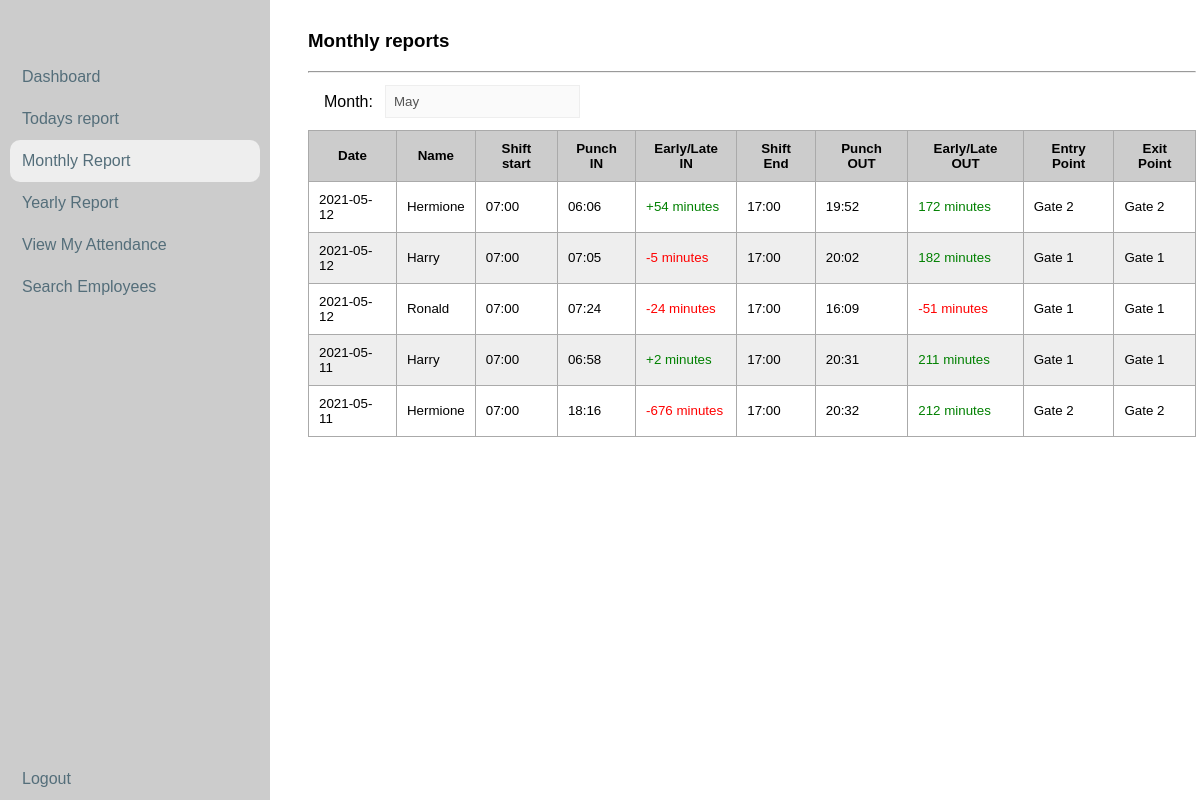
The page /report-monthly.php (signed in) on the database its author committed.
### tables this page shows
CREATE TABLE `attendance_log` (
  `id` int(11) NOT NULL,
  `employee_id` varchar(255) NOT NULL,
  `punch_time` datetime(6) NOT NULL,
  `punch_type` varchar(11) NOT NULL,
  `gate_number` varchar(255) NOT NULL,
  `punch_date` date NOT NULL
);

CREATE TABLE `employees` (
  `id` int(11) NOT NULL,
  `employee_id` varchar(255) NOT NULL,
  `employee_name` varchar(255) NOT NULL,
  `employee_role` varchar(255) NOT NULL,
  `password` varchar(255) NOT NULL,
  `address` text NOT NULL
);

### includes/functions.php (the view, shortened to what this page needs)
<?php
function getEmployeeName($db, $employee_id){
  try {
    $stmt = $db->prepare('SELECT * FROM employees WHERE employee_id = :employee_id');
    $stmt->execute(array(
      ':employee_id' => strip_tags($employee_id)
    ));
    $name = $stmt->fetch();
    return $name['employee_name'];
  } catch(PDOException $e) {
    echo $e->getMessage();
  }
}
function loggedIn(){
  $logged = true;
  if (isset($_SESSION['user'], $_SESSION['user'], $_SESSION['user_role'])) {
    return $logged;
  }
  else{
    return false;
  }
}
function isAdmin(){
  if (loggedIn()) {
    if ($_SESSION['user_role'] == 'manager') {
      return true;
    }
    else{
      return false;
    }
  }
}
function getMonthlyStats($db){
  try {
    $stmt = $db->prepare('SELECT * FROM attendance_log WHERE (punch_date BETWEEN :month_start AND :month_end) AND punch_type = :type ORDER BY punch_date DESC');
    $stmt->execute(array(
      ':month_start' => date('Y-m-1 H:i:s'),
      ':month_end' => date('Y-m-d H:i:s'),
      ':type' => 'IN'
    ));
    $data = '
        <table class="table table-bordered table-sm">
          <thead>
            <tr>
              <th>Date</th>
              <th>Name</th>
              <th>Shift start</th>
              <th>Punch IN</th>
              <th>Early/Late IN</th>
              <th>Shift End</th>
              <th>Punch OUT</th>
              <th>Early/Late OUT</th>
              <th>Entry Point</th>
              <th>Exit Point</th>
            </tr>
          </thead>
          <tbody>
    ';
    while ($row = $stmt->fetch()) {
      $in = date_create(getInPunchTime($db, $row['employee_id'], $row['punch_date']));
      $in = date_format($in, 'H:i');
      if (getOutPunchTime($db, $row['employee_id'], $row['punch_date']) != 'Working') {
        $out = date_create(getOutPunchTime($db, $row['employee_id'], $row['punch_date']));
        $out = date_format($out, 'H:i');
      }else{
        $out = 'Working';
      }
      $shift_start = strtotime('07:00:00');
      $shift_end = strtotime('17:00:00');
      $in_diff = round((strtotime($in) - $shift_start) / 60);
      if ($in_diff < 0) {
        $in_diff = abs($in_diff);
        $in_diff = '<font color="green">+'.$in_diff.' minutes</font>';
      }else{
        $in_diff = -$in_diff;
        $in_diff = '<font color="red">'.$in_diff.' minutes</font>';
      }
      if ($out != 'Working') {
        $out_diff = round((strtotime($out) - $shift_end) / 60);
        if ($out_diff < 0) {
          $out_diff = '<font color="red">'.$out_diff.' minutes</font>';
        }else{
          $out_diff = '<font color="green">'.$out_diff.' minutes</font>';
        }
      }else{
        $out_diff = 'Working';
      }
      $data .= '
      <tr>
        <td>'.$row['punch_date'].'</td>
        <td>'.getEmployeeName($db, $row['employee_id']).'</td>
        <td>07:00</td>
        <td>'.$in.'</td>
        <td>'.$in_diff.'</td>
        <td>17:00</td>
        <td>'.$out.'</td>
        <td>'.$out_diff.'</td>
        <td>Gate '.$row['gate_number'].'</td>
        <td>Gate '.$row['gate_number'].'</td>
      </tr>
    ';
     }
     $data .= '</tbody></table>';
     return $data;
  } catch(PDOException $e) {
    echo $e->getMessage();
  }
}
function getInPunchTime($db, $employee_id, $date) {
  try {
      $stmt = $db->prepare('SELECT * FROM attendance_log WHERE employee_id = :employee_id AND punch_date = :punch_date AND punch_type = :type');
      $stmt->execute(array(
        ':employee_id' => $employee_id,
        ':punch_date' => $date,
        ':type' => 'IN'
      ));
      if ($stmt->rowCount() > 0) {
      	$row = $stmt->fetch();
      	return $row['punch_time'];
      }
  } catch(PDOException $e) {
      echo $e->getMessage();
  }
}
function getOutPunchTime($db, $employee_id, $date) {
  try {
      $stmt = $db->prepare('SELECT * FROM attendance_log WHERE employee_id = :employee_id AND punch_date = :punch_date AND punch_type = :type');
      $stmt->execute(array(
        ':employee_id' => $employee_id,
        ':punch_date' => $date,
        ':type' => 'OUT'
      ));
      if ($stmt->rowCount() > 0) {
      	$row = $stmt->fetch();
      	return $row['punch_time'];
      }else{
        return 'Working';
      }
  } catch(PDOException $e) {
      echo $e->getMessage();
  }
}
function currentMonth($month){
  $dateObject   = DateTime::createFromFormat('!m', $month);
  $month = $dateObject->format('F');
  return $month;
}
?>

### report-monthly.php
<?php
require_once 'includes/functions.php';
require_once 'views/sidebar.php';
if (!loggedIn()) {
	echo 'You are not logged in';
	header('Location:login.php');
	exit;
}else{
	if(isAdmin()){
		include 'views/monthly-report.php';
	}else{
		echo 'Welcome back '.loggedUser();
		header('Location: view-my-attendance.php');
		exit;
	}
}
?>

### views/monthly-report.php (shortened to what this page needs)
<!DOCTYPE html>
<html>
<head>
	<link rel="stylesheet" type="text/css" href="styles/index.css">
</head>
<body>
	<?php echo sidebar('monthly');?>
	<div class="container">
		<h3>Monthly reports</h3>
		<hr>
		<div class="row">
			<label>Month:</label>
			<input type="text" value="<?php echo currentMonth(date('m'));?>" disabled>
		</div>
		<?php echo getMonthlyStats($db); ?>
	</div>
</body>
</html>

### views/sidebar.php (shortened to what this page needs)
<?php
function sidebar($selected){
	$home_url = '<a href="index.php">Dashboard</a>';
	$daily_reports = '<a href="report-today.php">Todays report</a>';
	$monthly_reports = '<a href="report-monthly.php">Monthly Report</a>';
	$yearly_reports = '<a href="report-yearly.php">Yearly Report</a>';
	$attendance = '<a href="view-my-attendance.php">View My Attendance</a>';
	$search_employees = '<a href="search-employees.php">Search Employees</a>';
	switch ($selected) {
		case 'monthly':
			$monthly_reports = '<a href="report-monthly.php" class="active">Monthly Report</a>';
			break;
	}
	$admin_only = '
		<div class="sidebar">
			<ul>
				<li>'.$home_url.'</li>
				<li>'.$daily_reports.'</li>
				<li>'.$monthly_reports.'</li>
				<li>'.$yearly_reports.'</li>
				<li>'.$attendance.'</li>
				<li>'.$search_employees.'</li>
				<li style="bottom:0;position:fixed; display:block"><a href="logout.php">Logout</a></li>
			</ul>
		</div>
	';
	$user_only = '
	<div class="sidebar">
		<ul>
			<li>'.$attendance.'</li>
			<li style="bottom:0;position:fixed; display:block"><a href="logout.php">Logout</a></li>
		</ul>
	</div>';
	if (isAdmin()) {
		return $admin_only;
	}
	else{
		return $user_only;
	}
}

### styles/index.css (style rules this page uses)
html, body { font-family: sans-serif; }
.sidebar { position: fixed; padding-top: 40px; top:0; left: 0; width: 250px; height: 100%; background: #ccc; padding-left: 10px; padding-right: 10px; }
.sidebar>ul { list-style: none; padding: 0; }
.sidebar>ul>li>a { padding: 12px; display: block; text-decoration: none; color: #546e7a; }
.active { background: #eee; border-radius: 10px; }
.container { margin-top: 30px; margin-left: 300px; margin-right: 30px; width: 75%; }
table { width: 100%; border-collapse: collapse; }
tr { border: 1px solid #aaa; padding:4px; }
tr:nth-child(even) { background: #eee; }
th { background: #ccc; }
td, th { border: 1px solid #aaa; padding: 10px; font-size: 10pt; }
.row { display: flex; flex-direction: row; margin: 8px; }
select, input[type=text], input[type=date], input[type=password] { padding:8px; border:0.5px solid #eee; margin: 4px; }
label { display: inline-block; margin-top: 4px; padding: 8px; }

### rows shown on the page
attendance_log: punch_date "2021-05-12", employee.employee_name "Hermione", in "06:06", in_diff "54", out "19:52", out_diff "172", gate_number "2"
attendance_log: punch_date "2021-05-12", employee.employee_name "Harry", in "07:05", in_diff "-5", out "20:02", out_diff "182", gate_number "1"
attendance_log: punch_date "2021-05-12", employee.employee_name "Ronald", in "07:24", in_diff "-24", out "16:09", out_diff "-51", gate_number "1"
attendance_log: punch_date "2021-05-11", employee.employee_name "Harry", in "06:58", in_diff "2", out "20:31", out_diff "211", gate_number "1"
attendance_log: punch_date "2021-05-11", employee.employee_name "Hermione", in "18:16", in_diff "-676", out "20:32", out_diff "212", gate_number "2"
